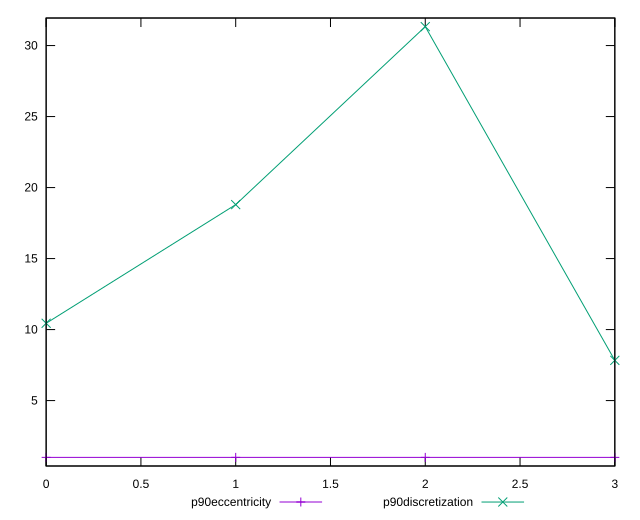

The script that saved this image:
reset

$p90Eccentricity <<EOF
0 0.9999999999999997
1 1.000000000000001
2 0.9999999999999994
3 1.0000000000000002
EOF

$p90Discretization <<EOF
0 10.444444444444445
1 18.8
2 31.333333333333332
3 7.833333333333333
EOF

set key outside below
set xrange [0:3]
set yrange [0.39333333333333276:31.939999999999998]
set trange [0.39333333333333276:31.939999999999998]
set terminal svg size 640, 520 enhanced background rgb 'white'
set output "reports/report_00032_2021-02-25T10-28-15.087Z/cumulative-layout-shift/progression/eccentricity.svg"

plot $p90Eccentricity title "p90eccentricity" with linespoints, \
     $p90Discretization title "p90discretization" with linespoints

reset
